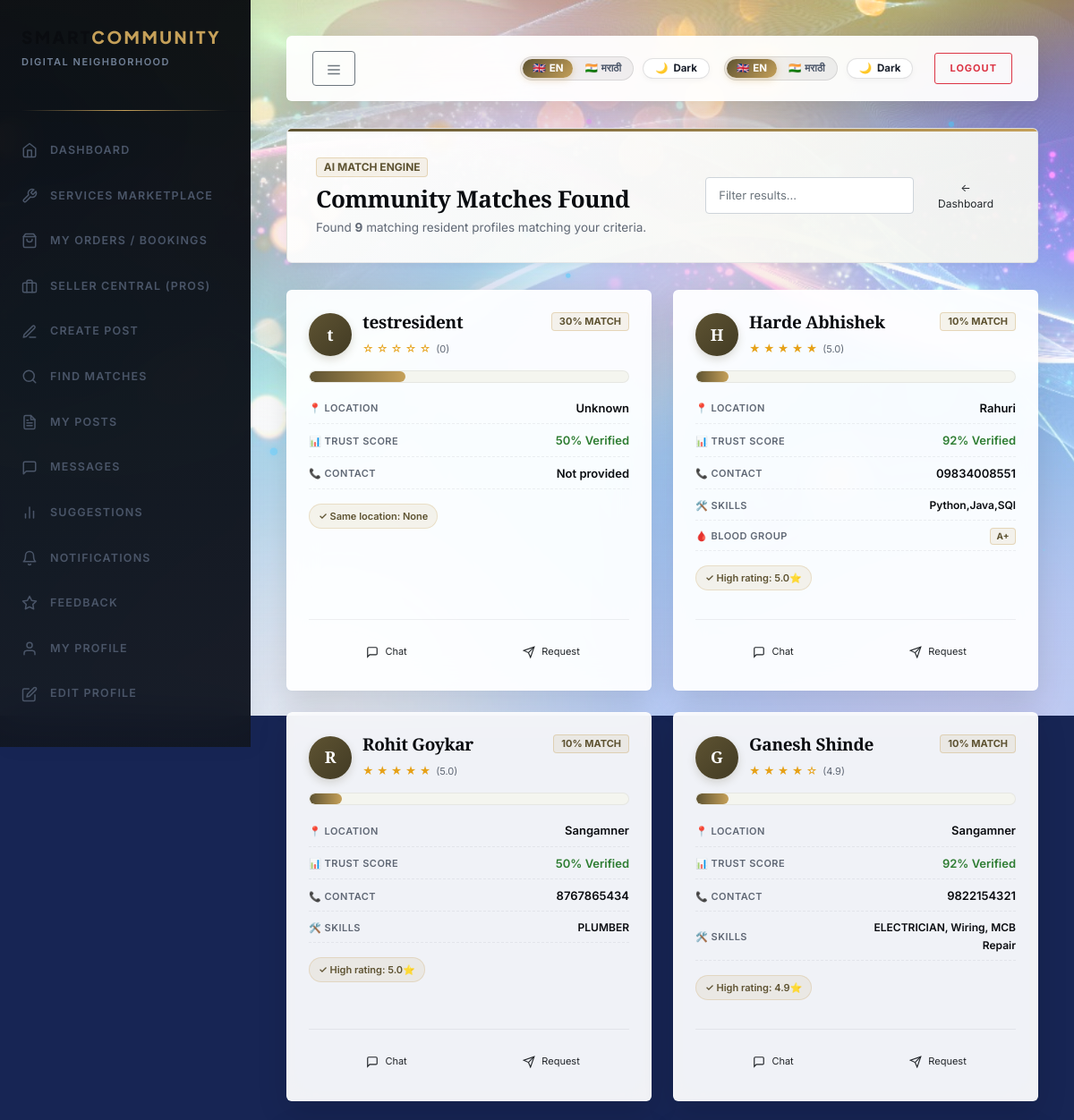
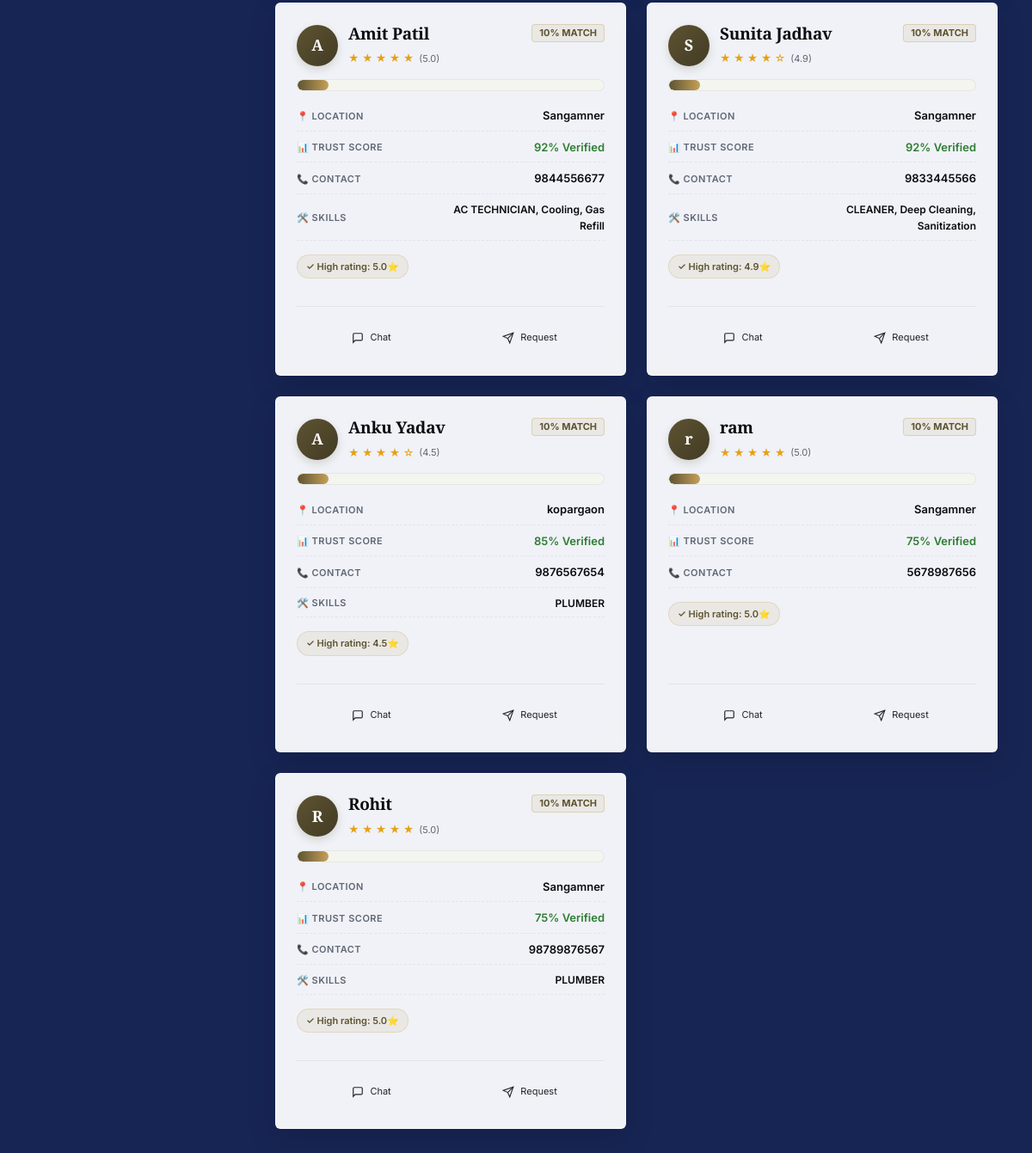
Page /display-results (signed in) on the committed database (2 pictures, top to bottom).
### app.py (models this page shows)
class User(db.Model):
    id = db.Column(db.Integer, primary_key=True)
    username = db.Column(db.String(80), unique=True, nullable=False)
    password = db.Column(db.String(200), nullable=False)
    email = db.Column(db.String(120), unique=True, nullable=False)
    name = db.Column(db.String(100))
    contact = db.Column(db.String(20))
    location = db.Column(db.String(100))
    blood_group = db.Column(db.String(5))
    skills = db.Column(db.Text)
    interests = db.Column(db.Text)
    role = db.Column(db.String(20), default='customer')
    rating = db.Column(db.Float, default=0)
    total_ratings = db.Column(db.Integer, default=0)
    trust_score = db.Column(db.Integer, default=50)
    is_active = db.Column(db.Boolean, default=True)
    is_admin = db.Column(db.Boolean, default=False)
    created_at = db.Column(db.DateTime, default=datetime.utcnow)

### app.py (the view)
@app.route('/display-results')
def display_results():
    if 'username' not in session:
        return redirect(url_for('login'))
    user = User.query.filter_by(username=session['username']).first()
    if not user:
        session.clear()
        return redirect(url_for('login'))
    post_id = request.args.get('post_id', type=int)
    if post_id:
        post = Post.query.get_or_404(post_id)
        if post.user_id == user.id:
            results = find_matches(post)
        else:
            results = []
    else:
        results = []
        potential_matches = User.query.filter(User.id != user.id, User.is_active == True).all()
        for potential in potential_matches:
            score = 0
            reasons = []
            if potential.location == user.location:
                score += 30
                reasons.append(f"Same location: {potential.location}")
            if potential.skills and user.interests:
                score += 20
                reasons.append("Skills match your interests")
            if potential.rating and potential.rating >= 4:
                score += 10
                reasons.append(f"High rating: {potential.rating}⭐")
            if score > 0:
                results.append({
                    'user': potential,
                    'match_score': score,
                    'match_reasons': reasons
                })
        results.sort(key=lambda x: x['match_score'], reverse=True)
    formatted_results = []
    for result in results[:20]:
        matched_user = result['user']
        formatted_results.append({
            'id': matched_user.id,
            'name': matched_user.name or matched_user.username,
            'contact': matched_user.contact or 'Not provided',
            'location': matched_user.location or 'Unknown',
            'rating': matched_user.rating or 0,
            'trust_score': matched_user.trust_score,
            'match_score': result['match_score'],
            'match_reasons': result.get('match_reasons', []),
            'skills': matched_user.skills,
            'blood_group': matched_user.blood_group
        })
    return render_template('display_results.html', results=formatted_results)

### templates/display_results.html (shortened to what this page needs)
{% extends "base.html" %}
{% block content %}
<div class="display-results-container">
    <div class="results-hero-strip">
        <div>
            <span class="badge badge-gold" style="margin-bottom: 8px; display: inline-block;">AI MATCH ENGINE</span>
            <h1 style="font-family: 'Playfair Display', serif; font-size: 26px; font-weight: 700; color: var(--obsidian-black); margin-bottom: 4px;">Community Matches Found</h1>
            <p style="color: var(--muted-text); font-size: 13.5px; margin: 0;">Found <strong class="text-gold">{{ results|length }}</strong> matching resident profiles matching your criteria.</p>
        </div>
        <div style="display: flex; gap: 10px; align-items: center;">
            <input type="text" class="form-control" style="max-width: 240px; padding: 10px 14px; font-size: 13px;" placeholder="Filter results..." data-live-filter=".result-lux-card">
            <a href="{{ url_for('dashboard') }}" class="btn btn-outline" style="padding: 10px 16px; font-size: 12px;">← Dashboard</a>
        </div>
    </div>
    {% if results %}
    <div class="results-grid-layout">
        {% for result in results %}
        <div class="result-lux-card card-tilt">
            <div>
                <div class="card-top-header">
                    <div style="display: flex; align-items: center; gap: 12px;">
                        <div class="member-avatar-box">
                            {{ result.name[:1] }}
                        </div>
                        <div class="member-heading">
                            <h3>{{ result.name }}</h3>
                            <div class="rating-stars">
                                {% for i in range(5) %}
                                    {% if i < result.rating|int %}★{% else %}☆{% endif %}
                                {% endfor %}
                                <span style="color: var(--muted-text); font-size: 11px; margin-left: 2px;">({{ result.rating }})</span>
                            </div>
                        </div>
                    </div>
                    <span class="badge badge-gold" style="font-size: 11px; padding: 4px 8px;">{{ result.match_score }}% MATCH</span>
                </div>
                <div class="score-meter-wrap" title="Compatibility Score: {{ result.match_score }}%">
                    <div class="score-meter-fill" style="width: {{ result.match_score }}%;"></div>
                </div>
                <div class="meta-details-list">
                    <div class="meta-detail-row">
                        <span class="meta-label-tag">📍 Location</span>
                        <span class="meta-value-text">{{ result.location or 'Verified Resident' }}</span>
                    </div>
                    <div class="meta-detail-row">
                        <span class="meta-label-tag">📊 Trust Score</span>
                        <span class="meta-value-text" style="color: #2e7d32;">{{ result.trust_score }}% Verified</span>
                    </div>
                    {% if result.contact %}
                    <div class="meta-detail-row">
                        <span class="meta-label-tag">📞 Contact</span>
                        <span class="meta-value-text">{{ result.contact }}</span>
                    </div>
                    {% endif %}
                    {% if result.skills %}
                    <div class="meta-detail-row">
                        <span class="meta-label-tag">🛠️ Skills</span>
                        <span class="meta-value-text" style="max-width: 180px; text-align: right; font-size: 12px;">{{ result.skills }}</span>
                    </div>
                    {% endif %}
                    {% if result.blood_group %}
                    <div class="meta-detail-row">
                        <span class="meta-label-tag">🩸 Blood Group</span>
                        <span class="badge badge-gold" style="font-size: 10px;">{{ result.blood_group }}</span>
                    </div>
                    {% endif %}
                </div>
                {% if result.match_reasons %}
                <div class="reasons-container">
                    {% for reason in result.match_reasons %}
                        <span class="reason-pill">✓ {{ reason }}</span>
                    {% endfor %}
                </div>
                {% endif %}
            </div>
            <div class="card-actions-grid">
                <a href="{{ url_for('communication') }}?user_id={{ result.id }}" class="btn btn-outline" style="font-size: 11px; padding: 10px 12px;">
                    <svg width="14" height="14" viewBox="0 0 24 24" fill="none" stroke="currentColor" stroke-width="2" style="margin-right: 4px;"><path d="M21 15a2 2 0 0 1-2 2H7l-4 4V5a2 2 0 0 1 2-2h14a2 2 0 0 1 2 2z"></path></svg>
                    Chat
                </a>
                <button onclick="sendRequest({{ result.id }})" class="btn btn-gold" style="font-size: 11px; padding: 10px 12px;">
                    <svg width="14" height="14" viewBox="0 0 24 24" fill="none" stroke="currentColor" stroke-width="2" style="margin-right: 4px;"><path d="M22 2L11 13"></path><polygon points="22 2 15 22 11 13 2 9 22 2"></polygon></svg>
                    Request
                </button>
            </div>
        </div>
        {% endfor %}
    </div>
    {% endif %}
</div>
{% endblock %}

### static/style.css (style rules this page uses)
:root { --obsidian-950: #05070A; --obsidian-900: #0A0C10; --obsidian-850: #10141C; --obsidian-800: #161B26; --obsidian-700: #232B3B; --obsidian-600: #333E54; --bg-cream: #EAECDD; --bg-cream-light: #F4F5EF; --bg-alabaster: #F8F9F5; --primary-white: #FFFFFF; --gold-primary: #C5A059; --gold-deep: #5E5332; --gold-dark: #3E3721; --gold-light: #DFBF7A; --gold-subtle: rgba(197, 160, 89, 0.12); --gold-glow: rgba(197, 160, 89, 0.35); --accent-indigo: #6366F1; --accent-emerald: #10B981; --accent-emerald-subtle: rgba(16, 185, 129, 0.12); --accent-amber: #F59E0B; --accent-rose: #EF4444; --accent-rose-subtle: rgba(239, 68, 68, 0.12); --accent-cyan: #06B6D4; --text-primary: #0A0C10; --text-secondary: #4A5568; --text-muted: #718096; --text-light: #A0AEC0; --text-on-dark: #F7FAFC; --border-subtle: rgba(10, 12, 16, 0.08); --border-medium: rgba(10, 12, 16, 0.14); --border-gold: rgba(197, 160, 89, 0.3); --glass-bg: rgba(255, 255, 255, 0.88); --glass-bg-dark: rgba(10, 12, 16, 0.88); --glass-border: rgba(255, 255, 255, 0.5); --glass-shadow: 0 20px 45px -15px rgba(10, 12, 16, 0.1); --transition-fast: 0.18s cubic-bezier(0.16, 1, 0.3, 1); --transition-normal: 0.3s cubic-bezier(0.16, 1, 0.3, 1); --transition-slow: 0.6s cubic-bezier(0.16, 1, 0.3, 1); --transition-bounce: 0.5s cubic-bezier(0.175, 0.885, 0.32, 1.275); --shadow-sm: 0 2px 8px rgba(10, 12, 16, 0.04); --shadow-md: 0 10px 30px rgba(10, 12, 16, 0.06); --shadow-lg: 0 20px 50px rgba(10, 12, 16, 0.1); --shadow-gold: 0 10px 30px rgba(197, 160, 89, 0.2); }
html { background-color: #172554 !important; scroll-behavior: smooth; text-size-adjust: 100%; }
body { font-family: 'Inter', -apple-system, BlinkMacSystemFont, 'Segoe UI', Roboto, sans-serif; background-color: transparent !important; background: transparent !important; color: var(--text-primary); line-height: 1.65; -webkit-font-smoothing: antialiased; -moz-osx-font-smoothing: grayscale; min-height: 100vh; position: relative; }
.portal-layout-wrapper, .portal-auth-wrapper, .split-container, .hero-container, .chat-container, .chat-wrapper, .display-results-container, .matches-container, .find-matches-container, .engine-container, .nlp-container, .entry-container, .results-container, .ticket-form, .navbar, header, main, footer, .modal, .portal-sidebar, .portal-content-viewport, .dashboard-container, .content { position: relative; z-index: 1; }
.card, .dashboard-card, .stat-card, .result-lux-card, .match-item, .panel-card, .engine-card, .post-card, .auth-box-modern, .portal-header, .notice-context-card, .match-item-card, .info-card, .profile-card, .admin-card, .feedback-card, .notification-card, .requests-card { background: rgba(255, 255, 255, 0.94) !important; backdrop-filter: blur(16px) saturate(180%) !important; -webkit-backdrop-filter: blur(16px) saturate(180%) !important; border: 1px solid rgba(255, 255, 255, 0.6) !important; box-shadow: 0 12px 35px rgba(0, 0, 0, 0.12) !important; }
h1, h2, h3, h4, h5, h6, .font-serif { font-family: 'Playfair Display', Georgia, serif; font-weight: 700; color: var(--obsidian-900); letter-spacing: -0.015em; line-height: 1.25; }
.badge-gold { background: var(--gold-subtle); color: var(--gold-deep); border: 1px solid rgba(197, 160, 89, 0.35); }
body { top: 0px !important; }
.btn-luxury-primary, .btn-luxury-gold, .btn-primary, .btn-gold, .theme-toggle-btn { position: relative; overflow: hidden; transition: transform 0.25s cubic-bezier(0.16, 1, 0.3, 1), box-shadow 0.25s ease, background 0.25s ease !important; }
.btn-luxury-primary::after, .btn-luxury-gold::after, .btn-primary::after, .btn-gold::after { content: ''; position: absolute; top: -50%; left: -75%; width: 50%; height: 200%; background: linear-gradient(90deg, transparent, rgba(255, 255, 255, 0.4), transparent); transform: rotate(25deg); transition: left 0.8s ease; pointer-events: none; }

### templates/base.html (style rules this page uses)
:root { --primary-white: #FFFFFF; --bg-cream: #EAECDD; --light-bg: #F8F9F5; --accent-gold: #5E5332; --accent-gold-light: #C5A059; --obsidian-black: #0A0C10; --muted-text: #606875; --border-color: rgba(10, 12, 16, 0.08); --transition-smooth: all 0.35s cubic-bezier(0.16, 1, 0.3, 1); }
* { margin: 0; padding: 0; box-sizing: border-box; }
body { font-family: 'Inter', -apple-system, sans-serif; background-color: transparent !important; color: var(--obsidian-black); overflow-x: hidden; min-height: 100vh; }
h1, h2, h3, h4, h5, h6 { font-family: 'Playfair Display', serif; font-weight: 700; color: var(--obsidian-black); }

### rows in the picture
User: username "t", name "testresident", rating "0", match_score "30", location "Unknown", trust_score "50", contact "Not provided", match_reasons "Same location: None"
User: name "H", name "Harde Abhishek", rating "5.0", match_score "10", location "Rahuri", trust_score "92", contact "09834008551", skills "Python,Java,SQl", blood_group "A+", match_reasons "High rating: 5.0⭐"
User: name "R", name "Rohit Goykar", rating "5.0", match_score "10", location "Sangamner", trust_score "50", contact "8767865434", skills "PLUMBER", match_reasons "High rating: 5.0⭐"
User: name "G", name "Ganesh Shinde", rating "4.9", match_score "10", location "Sangamner", trust_score "92", contact "9822154321", skills "ELECTRICIAN, Wiring, MCB Repair", match_reasons "High rating: 4.9⭐"
User: name "A", name "Amit Patil", rating "5.0", match_score "10", location "Sangamner", trust_score "92", contact "9844556677", skills "AC TECHNICIAN, Cooling, Gas Refill", match_reasons "High rating: 5.0⭐"
User: name "S", name "Sunita Jadhav", rating "4.9", match_score "10", location "Sangamner", trust_score "92", contact "9833445566", skills "CLEANER, Deep Cleaning, Sanitization", match_reasons "High rating: 4.9⭐"
User: name "A", name "Anku Yadav", rating "4.5", match_score "10", location "kopargaon", trust_score "85", contact "9876567654", skills "PLUMBER", match_reasons "High rating: 4.5⭐"
User: name "r", name "ram", rating "5.0", match_score "10", location "Sangamner", trust_score "75", contact "5678987656", match_reasons "High rating: 5.0⭐"
User: name "R", name "Rohit", rating "5.0", match_score "10", location "Sangamner", trust_score "75", contact "98789876567", skills "PLUMBER", match_reasons "High rating: 5.0⭐"

### other values in the picture
{{ results|length }} "9"
